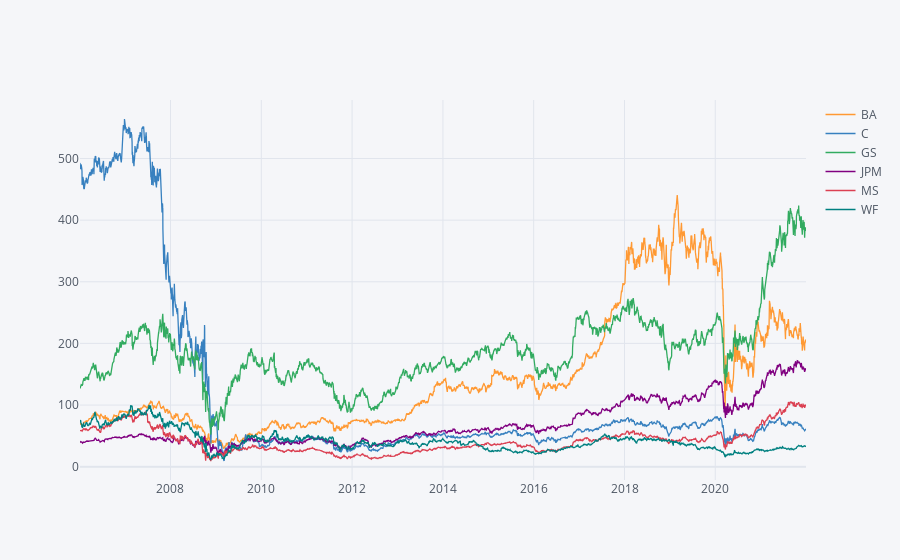

The notebook cell this image was saved under:
### Code cell
plt.figure(figsize=(12,7))
bank_stocks.xs(key="Close", axis=1, level="Stock Info").iplot()

### Figure 1 — Plotly figure (JSON) as saved in the notebook; plotly's stock layout.template omitted (floating-point values rounded to 4 significant figures; data arrays with more than 128 entries replaced by an {"elided": "..."} marker saying what was removed)
{"data": [{"line": {"color": "rgba(255, 153, 51, 1.0)", "dash": "solid", "shape": "linear", "width": 1.3}, "mode": "lines", "name": "BA", "text": "", "type": "scatter", "x": {"elided": "4028 str values"}, "y": {"elided": "4028 float values"}}, {"line": {"color": "rgba(55, 128, 191, 1.0)", "dash": "solid", "shape": "linear", "width": 1.3}, "mode": "lines", "name": "C", "text": "", "type": "scatter", "x": {"elided": "4028 str values"}, "y": {"elided": "4028 float values"}}, {"line": {"color": "rgba(50, 171, 96, 1.0)", "dash": "solid", "shape": "linear", "width": 1.3}, "mode": "lines", "name": "GS", "text": "", "type": "scatter", "x": {"elided": "4028 str values"}, "y": {"elided": "4028 float values"}}, {"line": {"color": "rgba(128, 0, 128, 1.0)", "dash": "solid", "shape": "linear", "width": 1.3}, "mode": "lines", "name": "JPM", "text": "", "type": "scatter", "x": {"elided": "4028 str values"}, "y": {"elided": "4028 float values"}}, {"line": {"color": "rgba(219, 64, 82, 1.0)", "dash": "solid", "shape": "linear", "width": 1.3}, "mode": "lines", "name": "MS", "text": "", "type": "scatter", "x": {"elided": "4028 str values"}, "y": {"elided": "4028 float values"}}, {"line": {"color": "rgba(0, 128, 128, 1.0)", "dash": "solid", "shape": "linear", "width": 1.3}, "mode": "lines", "name": "WF", "text": "", "type": "scatter", "x": {"elided": "4028 str values"}, "y": {"elided": "4028 float values"}}], "layout": {"legend": {"bgcolor": "#F5F6F9", "font": {"color": "#4D5663"}}, "paper_bgcolor": "#F5F6F9", "plot_bgcolor": "#F5F6F9", "title": {"font": {"color": "#4D5663"}}, "xaxis": {"gridcolor": "#E1E5ED", "showgrid": true, "tickfont": {"color": "#4D5663"}, "title": {"font": {"color": "#4D5663"}, "text": ""}, "zerolinecolor": "#E1E5ED"}, "yaxis": {"gridcolor": "#E1E5ED", "showgrid": true, "tickfont": {"color": "#4D5663"}, "title": {"font": {"color": "#4D5663"}, "text": ""}, "zerolinecolor": "#E1E5ED"}}}
